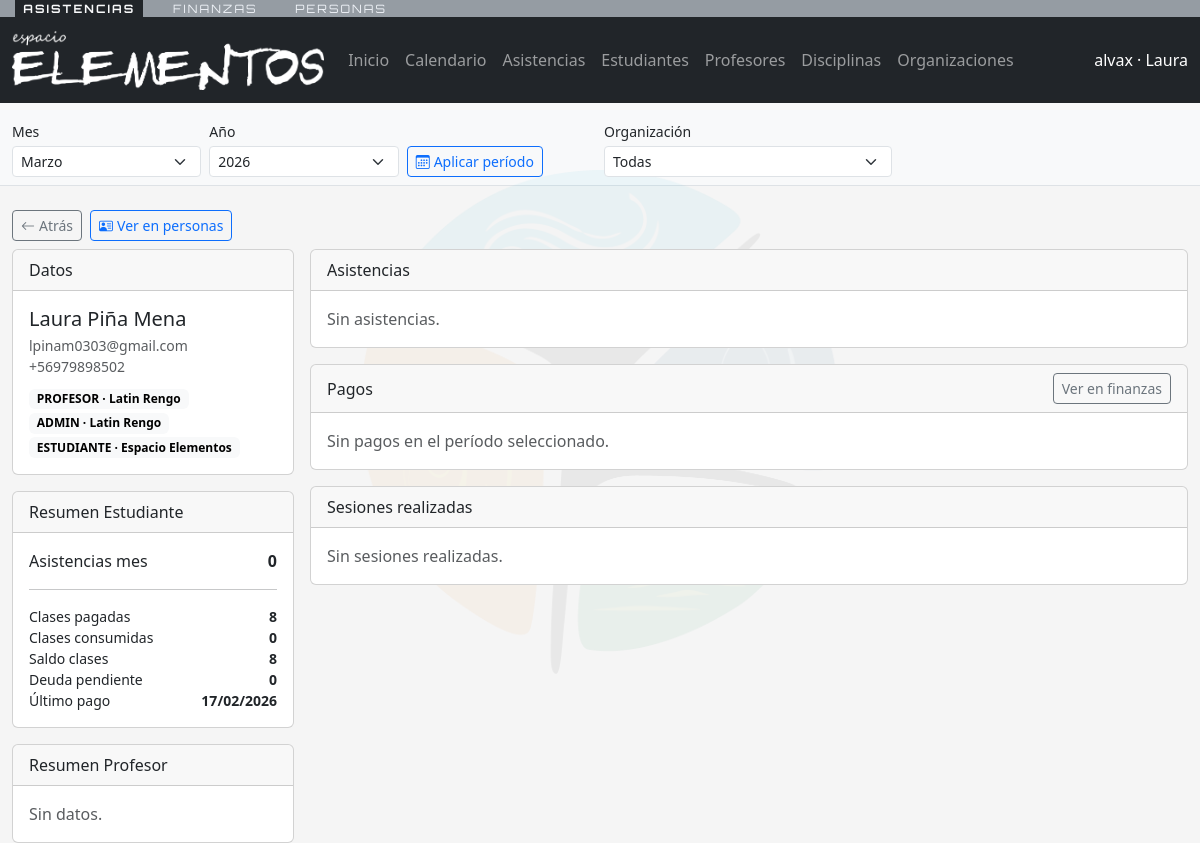
The app's page /asistencias/personas/3/ (signed in), older data.
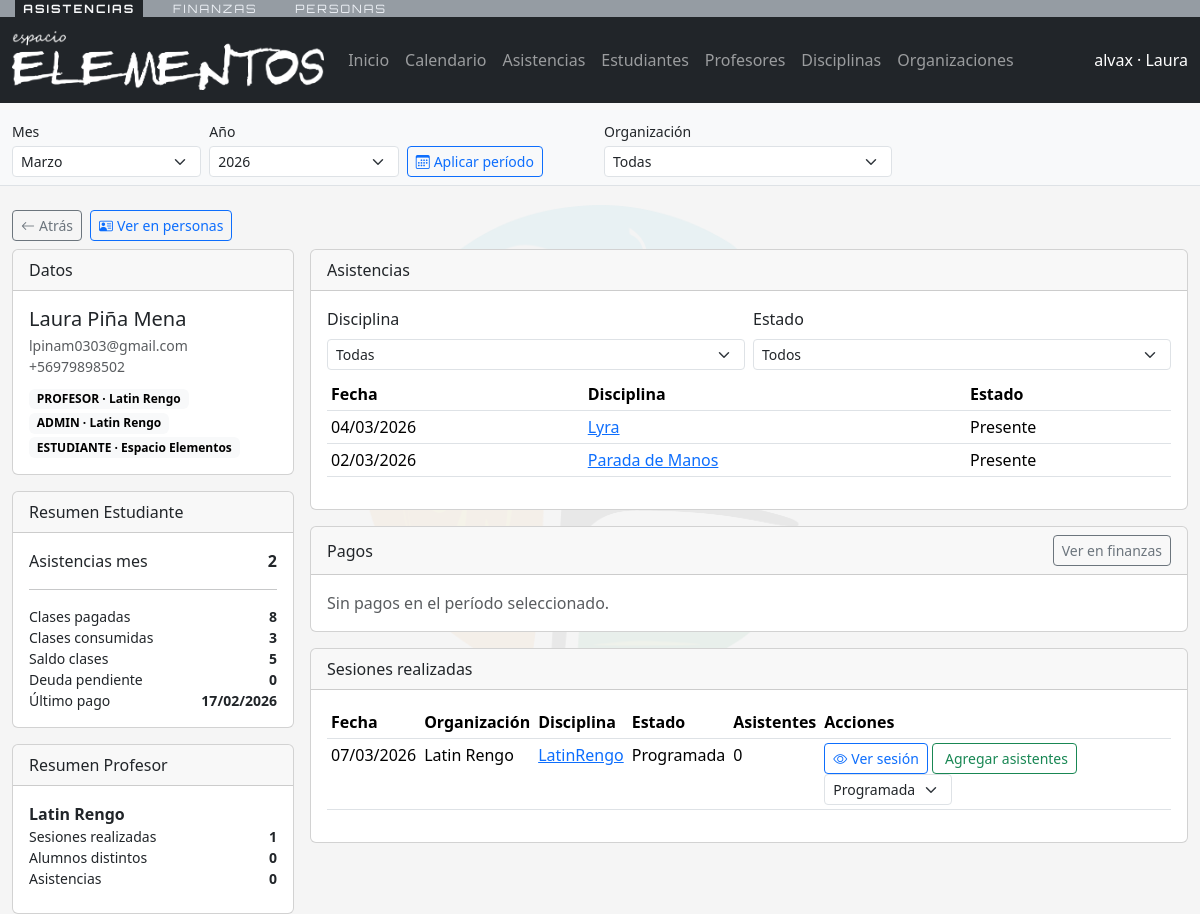
The same page, newer data.
### database/models.py (models this page shows, shortened)
class PersonaRol(models.Model):
    persona = models.ForeignKey(Persona, on_delete=models.CASCADE, related_name="roles")
    rol = models.ForeignKey(Rol, on_delete=models.PROTECT, related_name="personas")
    organizacion = models.ForeignKey(
        Organizacion,
        on_delete=models.CASCADE,
        related_name="persona_roles",
    )
    activo = models.BooleanField(default=True)
    asignado_en = models.DateField(auto_now_add=True)
    class Meta:
        verbose_name = "Rol asignado"
        verbose_name_plural = "Roles por persona"
        unique_together = ("persona", "rol", "organizacion")
        db_table = "cuentas_personarol"

class Rol(models.Model):
    nombre = models.CharField(max_length=100, unique=True)
    codigo = models.SlugField(max_length=50, unique=True)
    descripcion = models.TextField(blank=True)
    creado_en = models.DateTimeField(auto_now_add=True)
    class Meta:
        verbose_name = "Rol"
        verbose_name_plural = "Roles"
        ordering = ["nombre"]
        db_table = "cuentas_rol"

class Organizacion(models.Model):
    nombre = models.CharField(max_length=255)
    razon_social = models.CharField(max_length=255, blank=True)
    rut = models.CharField(max_length=20, unique=True)
    es_exenta_iva = models.BooleanField(
        default=False,
        help_text="Marcar si la organizacion aplica exencion de IVA (Ley 21.622).",
    )
    email_contacto = models.EmailField(blank=True)
    telefono_contacto = models.CharField(max_length=50, blank=True)
    sitio_web = models.URLField(blank=True)
    direccion = models.CharField(max_length=255, blank=True)
    creada_en = models.DateTimeField(auto_now_add=True)
    actualizada_en = models.DateTimeField(auto_now=True)
    class Meta:
        verbose_name = "Organizacion"
        verbose_name_plural = "Organizaciones"
        ordering = ["nombre"]
        db_table = "organizaciones_organizacion"

class Asistencia(models.Model):
    class Estado(models.TextChoices):
        PRESENTE = "presente", "Presente"
        AUSENTE = "ausente", "Ausente"
        JUSTIFICADA = "justificada", "Justificada"
    sesion = models.ForeignKey(
        SesionClase,
        on_delete=models.CASCADE,
        related_name="asistencias",
    )
    persona = models.ForeignKey(
        Persona,
        on_delete=models.CASCADE,
        related_name="asistencias",
    )
    estado = models.CharField(
        max_length=20,
        choices=Estado.choices,
        default=Estado.PRESENTE,
    )
    comentario = models.TextField(blank=True)
    registrada_en = models.DateTimeField(auto_now_add=True)
    class Meta:
        verbose_name = "Asistencia"
        verbose_name_plural = "Asistencias"
        unique_together = ("sesion", "persona")
        ordering = ["-registrada_en"]
        db_table = "asistencias_asistencia"

class SesionClase(models.Model):
    class Estado(models.TextChoices):
        PROGRAMADA = "programada", "Programada"
        COMPLETADA = "completada", "Completada"
        CANCELADA = "cancelada", "Cancelada"
    disciplina = models.ForeignKey(
        Disciplina,
        on_delete=models.CASCADE,
        related_name="sesiones",
    )
    bloque = models.ForeignKey(
        BloqueHorario,
        on_delete=models.SET_NULL,
        related_name="sesiones",
        null=True,
        blank=True,
    )
    profesores = models.ManyToManyField(
        Persona,
        related_name="sesiones_en_equipo",
        blank=True,
        db_table="academia_sesionclase_profesores",
    )
    fecha = models.DateField()
    estado = models.CharField(
        max_length=20,
        choices=Estado.choices,
        default=Estado.PROGRAMADA,
    )
    cupo_maximo = models.PositiveIntegerField(null=True, blank=True)
    notas = models.TextField(blank=True)
    creada_en = models.DateTimeField(auto_now_add=True)
    class Meta:
        verbose_name = "Sesion de clase"
        verbose_name_plural = "Sesiones de clase"
        ordering = ["-fecha"]
        db_table = "academia_sesionclase"
        indexes = [
            models.Index(fields=["fecha", "disciplina"]),
        ]

class Disciplina(models.Model):
    organizacion = models.ForeignKey(
        Organizacion,
        on_delete=models.CASCADE,
        related_name="disciplinas",
    )
    nombre = models.CharField(max_length=150)
    descripcion = models.TextField(blank=True)
    nivel = models.CharField(max_length=100, blank=True)
    activa = models.BooleanField(default=True)
    creada_en = models.DateTimeField(auto_now_add=True)
    class Meta:
        verbose_name = "Disciplina"
        verbose_name_plural = "Disciplinas"
        unique_together = ("organizacion", "nombre", "nivel")
        ordering = ["nombre"]
        db_table = "academia_disciplina"
    def __str__(self) -> str:
        return self.nombre

### asistencias/views.py (the view, shortened to what this page needs)
# urls.py: path("personas/<int:pk>/", views.persona_detail, name="persona_detail"),
@role_required(ROLE_ADMIN)
def persona_detail(request, pk):
    context = _nav_context(request)
    organizacion_filtro = _organizacion_desde_request(request)
    persona = get_object_or_404(Persona, pk=pk)
    roles_codigos = set(persona.roles.values_list("rol__codigo", flat=True))
    es_estudiante = "ESTUDIANTE" in roles_codigos
    es_profesor = "PROFESOR" in roles_codigos
    inicio_mes, fin_mes = _periodo(request)
    asistencias_qs = persona.asistencias.select_related("sesion", "sesion__disciplina").order_by("-registrada_en")
    asistencias_periodo = asistencias_qs.filter(sesion__fecha__gte=inicio_mes, sesion__fecha__lte=fin_mes)
    disciplinas_asistidas = sorted({a.sesion.disciplina.nombre for a in asistencias_qs})
    finanzas_resumen = resumen_financiero_estudiante(persona, organizacion_filtro) if es_estudiante else None
    context.update(
        {
            "persona": persona,
            "roles_asignados": persona.roles.select_related("rol", "organizacion"),
            "asistencias": asistencias_periodo,
            "es_estudiante": es_estudiante,
            "es_profesor": es_profesor,
            "asistencias_mes": asistencias_periodo.count(),
            "disciplinas_asistidas": disciplinas_asistidas,
            "asistencia_estados": Asistencia.Estado.choices,
            "finanzas_resumen": finanzas_resumen,
        }
    )
    if es_estudiante:
        pagos_estudiante = (
            Payment.objects.filter(
                persona=persona,
                fecha_pago__gte=inicio_mes,
                fecha_pago__lte=fin_mes,
            )
            .select_related("organizacion", "plan", "boleta")
            .annotate(
                clases_consumidas_total=Count(
                    "consumos",
                    filter=Q(consumos__estado=AttendanceConsumption.Estado.CONSUMIDO),
                    distinct=True,
                )
            )
            .annotate(
                saldo_clases_total=ExpressionWrapper(
                    F("clases_asignadas") - F("clases_consumidas_total"),
                    output_field=IntegerField(),
                )
            )
            .order_by("-fecha_pago", "-id")
        )
        if organizacion_filtro:
            pagos_estudiante = pagos_estudiante.filter(organizacion=organizacion_filtro)
        context["pagos_estudiante"] = pagos_estudiante
    if es_profesor:
        sesiones_realizadas = SesionClase.objects.filter(
            profesores=persona,
            fecha__gte=inicio_mes,
            fecha__lte=fin_mes,
        ).select_related("disciplina", "disciplina__organizacion").order_by("-fecha")
        if organizacion_filtro:
            sesiones_realizadas = sesiones_realizadas.filter(disciplina__organizacion=organizacion_filtro)
        asistencias_prof = Asistencia.objects.filter(
            sesion__profesores=persona,
            sesion__fecha__gte=inicio_mes,
            sesion__fecha__lte=fin_mes,
        ).select_related("sesion__disciplina", "sesion__disciplina__organizacion")
        if organizacion_filtro:
            asistencias_prof = asistencias_prof.filter(sesion__disciplina__organizacion=organizacion_filtro)
        sesiones_resumen_qs = sesiones_realizadas
        resumen_por_org = []
        organizaciones_resumen = [organizacion_filtro] if organizacion_filtro else Organizacion.objects.all()
        for org in organizaciones_resumen:
            sesiones_org = sesiones_resumen_qs.filter(disciplina__organizacion=org)
            asistencias_org = asistencias_prof.filter(sesion__disciplina__organizacion=org)
            if not sesiones_org.exists() and not asistencias_org.exists():
                continue
            resumen_por_org.append(
                {
                    "organizacion": org,
                    "sesiones": sesiones_org.count(),
                    "alumnos": asistencias_org.values("persona_id").distinct().count(),
                    "asistencias": asistencias_org.count(),
                }
            )
        context.update(
            {
                "sesiones_realizadas": sesiones_realizadas,
                "resumen_profesor": resumen_por_org,
            }
        )
    return render(request, "asistencias/persona_detail.html", context)

### asistencias/templates/asistencias/persona_detail.html (shortened to what the changed rows need)
{% extends "asistencias/base_app.html" %}
{% load finanzas_format %}
{% block content %}
<div class="mt-4">
  <div class="row g-3">
    <div class="col-lg-3">
      <div class="card mb-3">
        <div class="card-body">
          <div class="mt-2">
            {% for pr in roles_asignados %}
              <span class="badge text-bg-light me-1">{{ pr.rol.nombre }} · {{ pr.organizacion.nombre }}</span>
            {% empty %}
              <span class="text-muted">Sin roles</span>
            {% endfor %}
          </div>
        </div>
      </div>
      {% if es_estudiante %}
      <div class="card">
        <div class="card-header">Resumen Estudiante</div>
        <div class="card-body">
          <div class="d-flex justify-content-between">
            <span>Asistencias mes</span>
            <strong>{{ asistencias_mes }}</strong>
          </div>
          {% if finanzas_resumen %}
          <hr>
          <div class="d-flex justify-content-between small">
            <span>Clases pagadas</span>
            <strong>{{ finanzas_resumen.clases_pagadas }}</strong>
          </div>
          <div class="d-flex justify-content-between small">
            <span>Clases consumidas</span>
            <strong>{{ finanzas_resumen.clases_consumidas }}</strong>
          </div>
          <div class="d-flex justify-content-between small">
            <span>Saldo clases</span>
            <strong>{{ finanzas_resumen.saldo_clases }}</strong>
          </div>
          <div class="d-flex justify-content-between small">
            <span>Deuda pendiente</span>
            <strong>{{ finanzas_resumen.deuda_pendiente }}</strong>
          </div>
          <div class="d-flex justify-content-between small">
            <span>Último pago</span>
            <strong>{% if finanzas_resumen.fecha_ultimo_pago %}{{ finanzas_resumen.fecha_ultimo_pago|date:"d/m/Y" }}{% else %}-{% endif %}</strong>
          </div>
          {% endif %}
        </div>
      </div>
      {% endif %}
      {% if es_profesor %}
      <div class="card mt-3">
        <div class="card-body">
          {% for item in resumen_profesor %}
            <div class="mb-2">
              <div class="fw-semibold">{{ item.organizacion.nombre }}</div>
              <div class="d-flex justify-content-between small">
                <span>Sesiones realizadas</span>
                <strong>{{ item.sesiones }}</strong>
              </div>
              <div class="d-flex justify-content-between small">
                <span>Alumnos distintos</span>
                <strong>{{ item.alumnos }}</strong>
              </div>
              <div class="d-flex justify-content-between small">
                <span>Asistencias</span>
                <strong>{{ item.asistencias }}</strong>
              </div>
            </div>
          {% empty %}
            <div class="text-muted">Sin datos.</div>
          {% endfor %}
        </div>
      </div>
      {% endif %}
    </div>
    <div class="col-lg-9">
      {% if es_estudiante %}
      <div class="card mb-3">
        <div class="card-body table-responsive">
          {% if asistencias %}
          <div class="row g-2 mb-2">
            <div class="col-md-6">
              <label class="form-label">Disciplina</label>
              <select id="filtro-asistencia-disciplina" class="form-select form-select-sm">
                <option value="">Todas</option>
              </select>
            </div>
            <div class="col-md-6">
              <label class="form-label">Estado</label>
              <select id="filtro-asistencia-estado" class="form-select form-select-sm">
                <option value="">Todos</option>
              </select>
            </div>
          </div>
          <table id="tabla-asistencias" class="table table-sm">
            <thead>
              <tr>
                <th>Fecha</th>
                <th>Disciplina</th>
                <th>Estado</th>
              </tr>
            </thead>
            <tbody>
              {% for asistencia in asistencias %}
              <tr>
                <td>{{ asistencia.sesion.fecha|date:"d/m/Y" }}</td>
                <td>
                  <a href="{% url 'asistencias:sesion_detail' asistencia.sesion.pk %}">
                    {{ asistencia.sesion.disciplina }}
                  </a>
                </td>
                <td>{{ asistencia.get_estado_display }}</td>
              </tr>
              {% endfor %}
            </tbody>
          </table>
          {% else %}
            <div class="text-muted">Sin asistencias.</div>
          {% endif %}
        </div>
      </div>
      {% endif %}
      {% if es_profesor %}
      <div class="card mb-3">
        <div class="card-body table-responsive">
          {% if sesiones_realizadas %}
          <table id="tabla-sesiones-profesor" class="table table-sm">
            <thead>
              <tr>
                <th>Fecha</th>
                <th>Organización</th>
                <th>Disciplina</th>
                <th>Estado</th>
                <th>Asistentes</th>
                <th class="d-none d-md-table-cell">Acciones</th>
              </tr>
            </thead>
            <tbody>
              {% for sesion in sesiones_realizadas %}
              <tr>
                <td>{{ sesion.fecha|date:"d/m/Y" }}</td>
                <td>{{ sesion.disciplina.organizacion.nombre }}</td>
                <td><a href="{% url 'asistencias:sesion_detail' sesion.pk %}">{{ sesion.disciplina }}</a></td>
                <td>{{ sesion.get_estado_display }}</td>
                <td>{{ sesion.asistencias.count }}</td>
                <td class="d-none d-md-table-cell">
                  <a class="btn btn-sm btn-outline-primary" href="{% url 'asistencias:sesion_detail' sesion.pk %}">
                    <i class="bi bi-eye"></i><span class="d-none d-md-inline ms-1">Ver sesión</span>
                  </a>
                  <a class="btn btn-sm btn-outline-success" href="{% url 'asistencias:asistencias_list' %}?sesion_id={{ sesion.pk }}">
                    <span class="d-none d-md-inline ms-1">Agregar asistentes</span>
                  </a>
                  <form method="post" class="d-inline">
                    <select name="estado" class="form-select form-select-sm d-inline w-auto" onchange="this.form.submit()">
                      {% for value, label in sesion.Estado.choices %}
                        <option value="{{ value }}" {% if value == sesion.estado %}selected{% endif %}>{{ label }}</option>
                      {% endfor %}
                    </select>
                  </form>
                </td>
              </tr>
              {% endfor %}
            </tbody>
          </table>
          {% else %}
            <div class="text-muted">Sin sesiones realizadas.</div>
          {% endif %}
        </div>
      </div>
      {% endif %}
    </div>
  </div>
</div>
{% endblock %}
{% block extra_js %}
<link rel="stylesheet" href="https://cdn.datatables.net/1.13.8/css/dataTables.bootstrap5.min.css">
{% endblock %}

Row changes from the older to the newer data that the page shows:
now on this page (row unchanged): Organizacion: organizacion.nombre "Latin Rengo", sesiones "1", alumnos "0", asistencias "0"
added Asistencia: sesion.fecha "04/03/2026", sesion.disciplina "Lyra", estado "Presente"
added Asistencia: sesion.fecha "02/03/2026", sesion.disciplina "Parada de Manos", estado "Presente"
added SesionClase: fecha "07/03/2026", disciplina.organizacion.nombre "Latin Rengo", disciplina "LatinRengo", estado "Programada", asistencias.count "0"
Text that changed along with them:
{{ asistencias_mes }}: "0" → "2"
{{ finanzas_resumen.clases_consumidas }}: "0" → "3"
{{ finanzas_resumen.saldo_clases }}: "8" → "5"
form field value: (not shown) → "Todas"
form field value: (not shown) → "Todos"
text no longer shown: "Sin datos. Sin asistencias. Sin sesiones realizadas."
text now shown: "Disciplina Estado Fecha Disciplina Estado Fecha Organización Disciplina Estado Asistentes Acciones"
